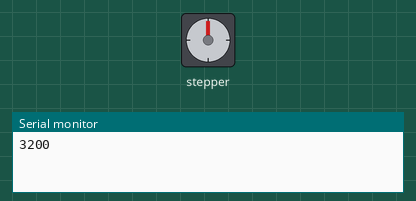
Bench run of a sketch on a simulated Arduino Uno, built with avr-gcc and run on an emulated ATmega328P. On the bench: stepper motor, the last lines printed to the serial monitor. Stepper angles assume 2048 steps per turn.

Above: at 0.05 s.
At 3.45 s:
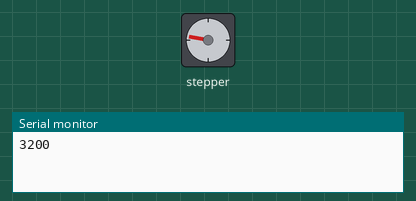
At 6.9 s:
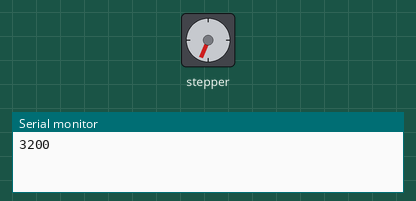
At 13.75 s:
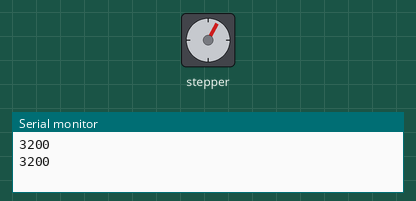
Timing chart, 0 to 19.4 s (numbered marks = the images above):
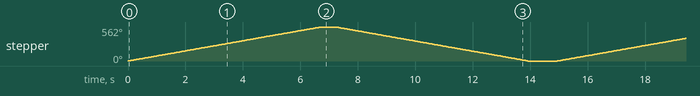

Measured:
- by itself, stepper: turns 562° clockwise in 6.7 s, then 562° counter-clockwise in 6.7 s, repeating every 14.9 s

The sketch:

week_4_b.ino
```cpp
#include<Stepper.h>
int steps_per_rev=32;
int gear_reduction=100;
int steps_req=gear_reduction*steps_per_rev;
Stepper motor(steps_per_rev,2,4,3,5);

void setup() {
  // put your setup code here, to run once:
  Serial.begin(9600);

}

void loop() {
  // put your main code here, to run repeatedly:
  Serial.println(steps_req);
  motor.setSpeed(900);
  motor.step(steps_req);
  delay(500);
  Serial.println(steps_req);
  motor.setSpeed(900);
  motor.step(-steps_req);
  delay(1000);
}
```
